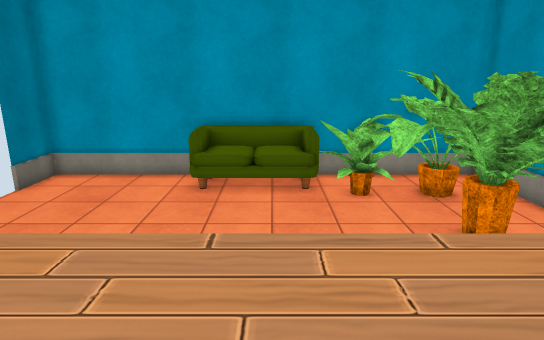
view 1 (above)

16 first-person views from a walk through a scene from a Unity 3-D project. The camera is 1.3 m above the floor, tilts 14° down and sees 75° across. Doors are open. The floor is counted in squares, 0.5 m on a side. Each view is taken from the middle of a square. On the plan, view 1 faces up. The plan holds only what a view shows up to about 20 squares ahead; the rest is blank. Some surface patterns are stand-ins.

view 2
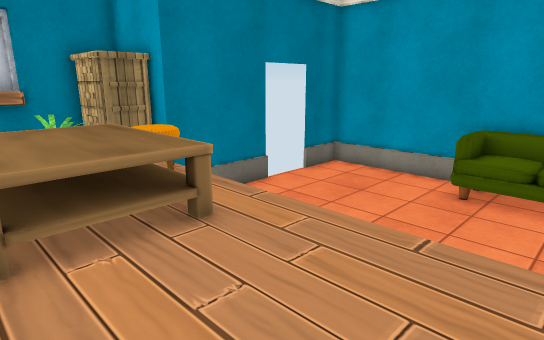

view 3
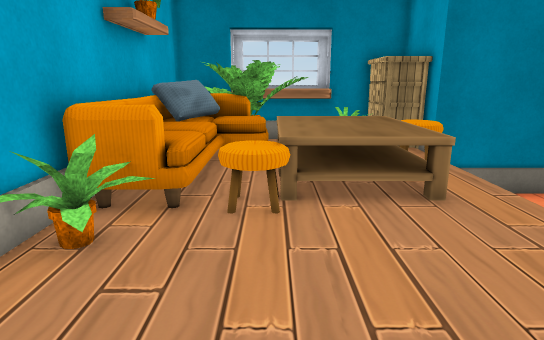

view 4
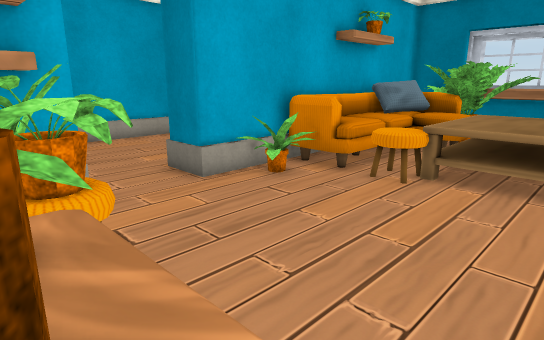

view 5
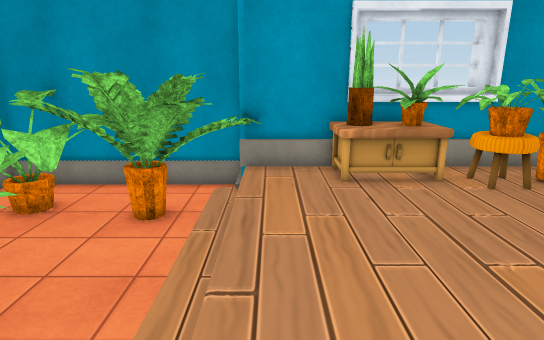

view 6
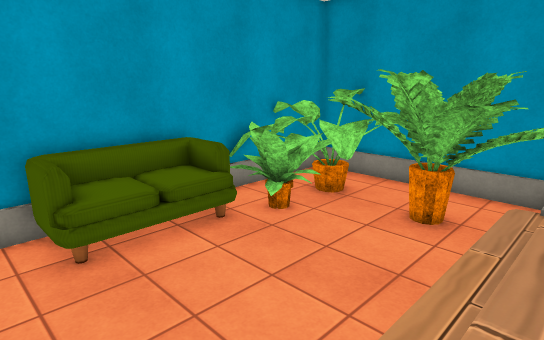

view 7
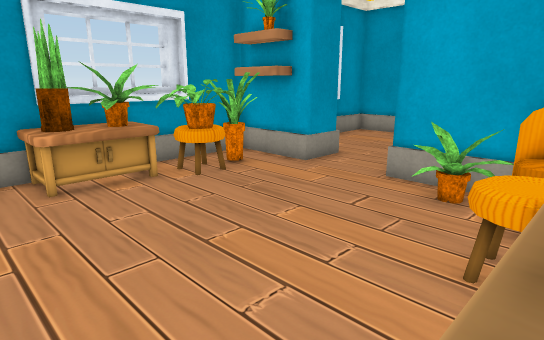

view 8
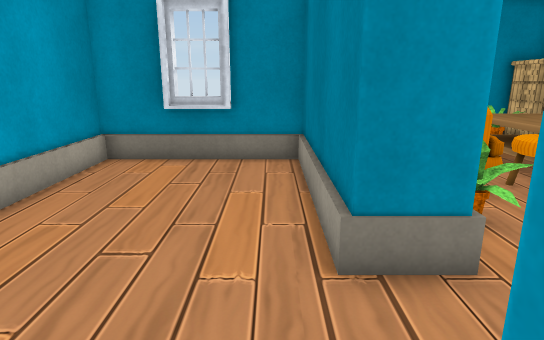

view 9
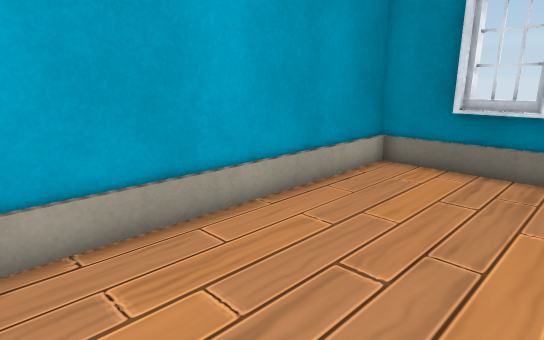

view 10
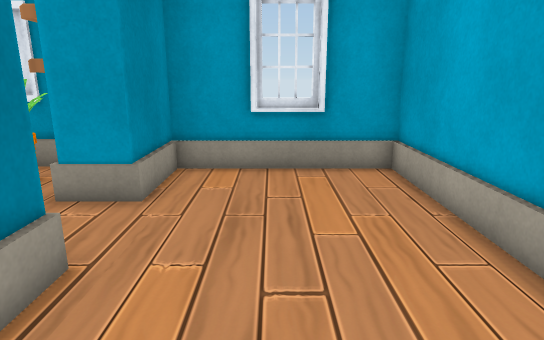

view 11
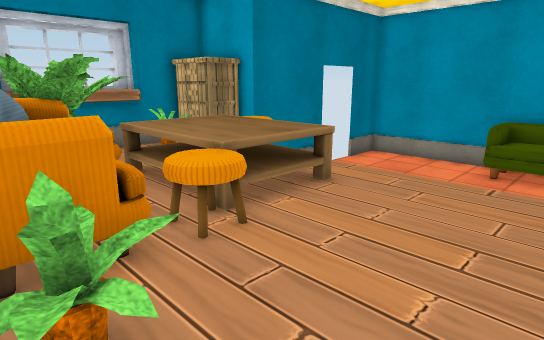

view 12
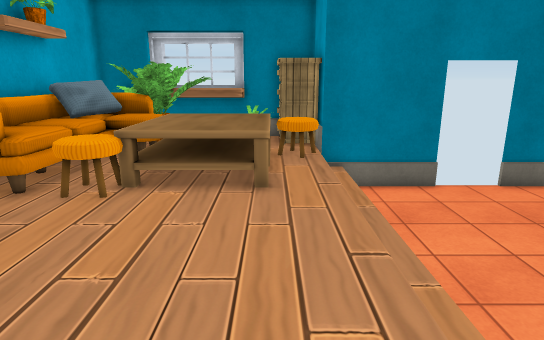

view 13
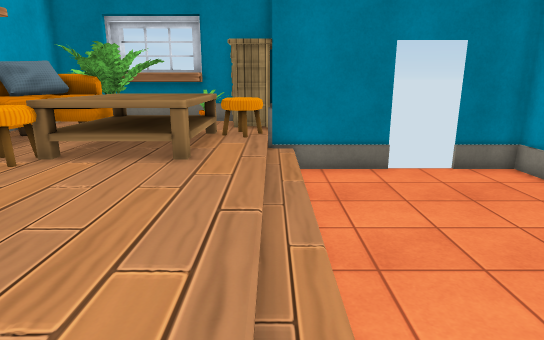

view 14
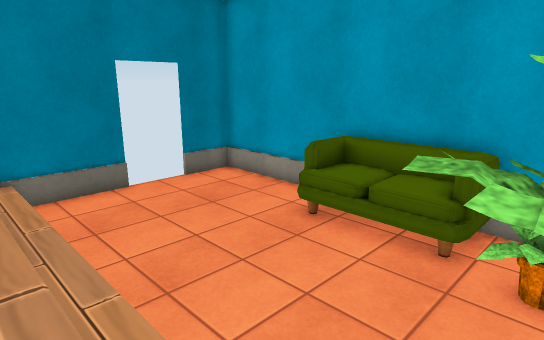

view 15
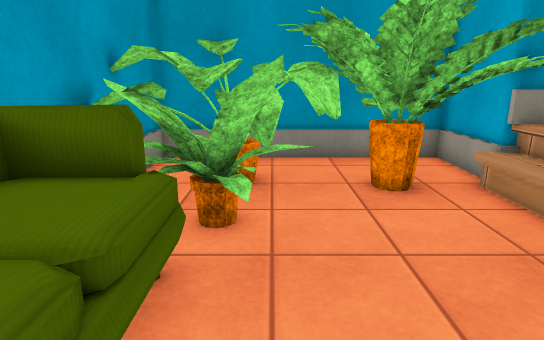

view 16
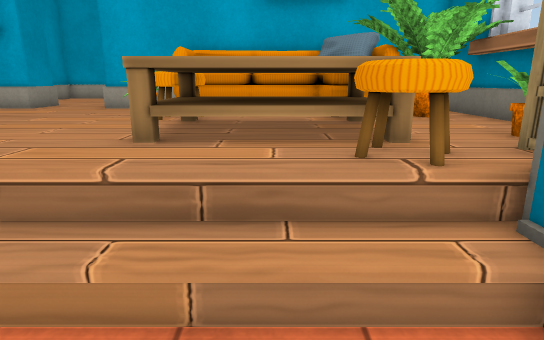

### Floor plan
Key: @ floor where view 1 was taken; # wall or solid block; . main floor; - floor 0.75 m lower than the main floor; / step, stairs or slope; D open door; = window, fence, low wall or low ledge; S sofa; P plant; T stool; A table; H shelf; O other object.
Columns run from 12 left of view 1 to 9 right of it. Each row starts with its distance up from view 1.
 16   ####################
 15   #------SSSSSS-PPPP-#
 14   #------SS.SSP-P-P--#
 13   DD-----SS-SSP-PPPP-#
 12   DD------------PPP-P#
 11   DD------------PPPPP#
 10   #------------------#
  9   #------------------#
  8   #------------------#
  7   #///////////////P--#
  6 ###T//////////////####
  5 OOTTT.............#
  4 PO.TTAAA..........#
  3  P.AAAAA........OP#
  2  ..AAAAA........OP#
  1  P.AAAAA........PP#
  0  PPAAAATT...@...TP#
 -1  PPP...TT......TTT#
 -2  PSSSSSSS.......PP#
 -3    SSSSSSPP.....PP#
 -4 #SSSSSSSS###...HHH#
 -5          ###DDD#  #
 -6     #########..####
 -7     #.............#
 -8     #.............#
 -9     =.............=
-10    ##.............#
-11     #.............#
-12     #.............#
-13     ###############

Where each view was taken, in squares from view 1:
view 1: 0 up, 0 right, facing up
view 2: 0 up, 1 right, facing up-left
view 3: 0 up, 3 right, facing left
view 4: 4 up, 5 right, facing down-left
view 5: 5 up, 5 left, facing right
view 6: 5 up, 5 left, facing up-right
view 7: 5 up, 5 left, facing down-right
view 8: 7 down, 4 right, facing left
view 9: 7 down, 3 right, facing down-left
view 10: 9 down, 5 left, facing right
view 11: 4 down, 1 right, facing up-left
view 12: 4 up, 4 right, facing left
view 13: 6 up, 4 right, facing left
view 14: 5 up, 4 right, facing up-left
view 15: 12 up, 3 left, facing right
view 16: 10 up, 7 left, facing down
